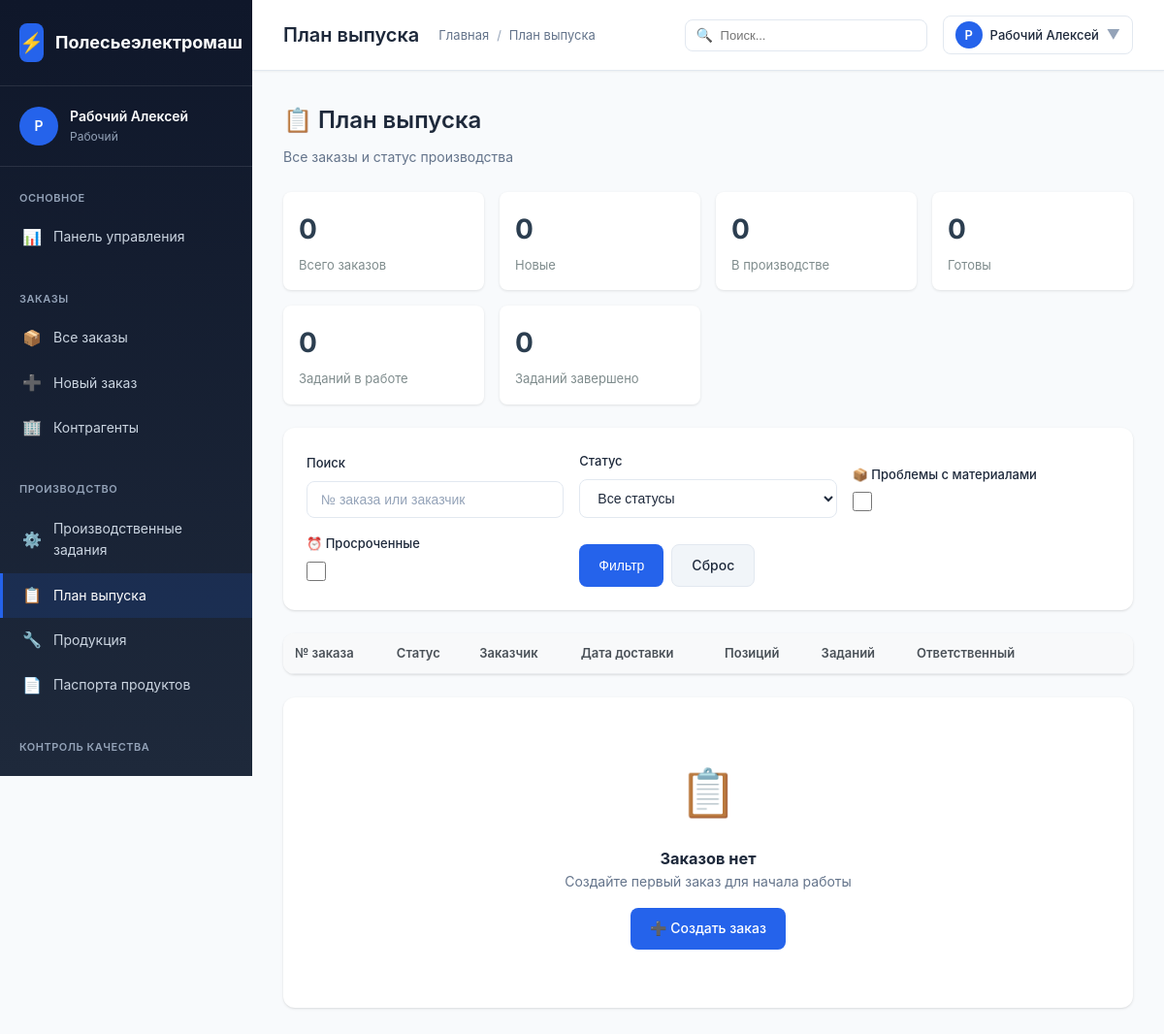
Screenshot of /polesie/modules/production/plan.php (signed in) with the database file from the repository.
### tables this page shows
CREATE TABLE `users` (
  `id` INT AUTO_INCREMENT PRIMARY KEY,
  `username` VARCHAR(50) NOT NULL UNIQUE,
  `password_hash` VARCHAR(255) NOT NULL,
  `full_name` VARCHAR(100) NOT NULL,
  `email` VARCHAR(100),
  `role_id` INT,
  `is_active` BOOLEAN DEFAULT TRUE,
  `created_at` TIMESTAMP DEFAULT CURRENT_TIMESTAMP,
  CONSTRAINT `fk_users_role` FOREIGN KEY (`role_id`) REFERENCES `user_roles`(`id`) ON DELETE SET NULL
);

CREATE TABLE `user_roles` (
  `id` INT AUTO_INCREMENT PRIMARY KEY,
  `name` VARCHAR(100) NOT NULL,
  `code` VARCHAR(50) NOT NULL UNIQUE,
  `description` TEXT,
  `permissions` JSON
);

### polesie/config/config.php (called while the page is built, shortened)
<?php
function getDbConnection() {
    static $pdo = null;
    if ($pdo === null) {
        try {
            $dsn = "mysql:host=" . DB_HOST . ";dbname=" . DB_NAME . ";charset=" . DB_CHARSET;
            $options = [
                PDO::ATTR_ERRMODE => PDO::ERRMODE_EXCEPTION,
                PDO::ATTR_DEFAULT_FETCH_MODE => PDO::FETCH_ASSOC,
                PDO::ATTR_EMULATE_PREPARES => false,
            ];
            $pdo = new PDO($dsn, DB_USER, DB_PASS, $options);
        } catch (PDOException $e) {
            die("Ошибка подключения к базе данных: " . $e->getMessage());
        }
    }
    return $pdo;
}
function e($string) {
    return htmlspecialchars($string ?? '', ENT_QUOTES, 'UTF-8');
}
function getCurrentUser() {
    static $user = null;
    if ($user === null) {
        $pdo = getDbConnection();
        $stmt = $pdo->prepare("
            SELECT u.*, r.code as role_code, r.name as role_name
            FROM users u
            JOIN user_roles r ON u.role_id = r.id
            WHERE u.id = ? AND u.is_active = TRUE
        ");
        $stmt->execute([$_SESSION['user_id']]);
        $user = $stmt->fetch();
    }
    return $user;
}
function asset($path) {
    $path = ltrim($path, '/');
    return APP_URL . '/' . $path;
}
function pageUrl($path) {
    $path = ltrim($path, '/');
    return APP_URL . '/' . $path;
}

### polesie/modules/production/plan.php (the view, shortened to what this page needs)
<?php
require_once __DIR__ . '/../../config/config.php';
$user = getCurrentUser();
$pdo = getDbConnection();
$pageTitle = 'План выпуска';
$search = $_GET['search'] ?? '';
$materialIssueFilter = isset($_GET['material_issues']) ? true : false;
$overdueFilter = isset($_GET['overdue']) ? true : false;
$whereConditions = [];
$params = [];
$whereClause = !empty($whereConditions) ? "WHERE " . implode(" AND ", $whereConditions) : "";
$ordersQuery = "
    SELECT o.*, c.name as contractor_name, u.full_name as responsible_name,
        CASE o.status
            WHEN 'new' THEN 'Новый'
            WHEN 'processing' THEN 'В работе'
            WHEN 'ready' THEN 'Готов'
            WHEN 'shipped' THEN 'Отгружен'
            WHEN 'cancelled' THEN 'Отменен'
            ELSE o.status
        END as status_name,
        CASE o.status
            WHEN 'new' THEN '#3498db'
            WHEN 'processing' THEN '#f39c12'
            WHEN 'ready' THEN '#27ae60'
            WHEN 'shipped' THEN '#9b59b6'
            WHEN 'cancelled' THEN '#e74c3c'
            ELSE '#95a5a6'
        END as status_color,
        DATEDIFF(o.delivery_date, CURDATE()) as days_until_delivery,
        (SELECT COUNT(*) FROM order_items WHERE order_id = o.id) as items_count,
        (SELECT COUNT(*) FROM production_tasks WHERE order_id = o.id) as tasks_count,
        (SELECT GROUP_CONCAT(DISTINCT pt.status SEPARATOR ',') FROM production_tasks pt WHERE pt.order_id = o.id) as tasks_statuses
    FROM orders o
    LEFT JOIN contractors c ON o.customer_id = c.id
    LEFT JOIN users u ON o.responsible_user_id = u.id
    $whereClause
    ORDER BY
        CASE WHEN o.delivery_date < CURDATE() THEN 0 ELSE 1 END,
        o.delivery_date ASC,
        o.created_at DESC
";
$stmt = $pdo->prepare($ordersQuery);
$stmt->execute($params);
$allOrders = $stmt->fetchAll();
$orders = [];
if (!$materialIssueFilter && !$overdueFilter) {
    $orders = $allOrders;
}
$stats = [
    'total_orders' => count($orders),
    'new_orders' => 0,
    'in_production' => 0,
    'ready' => 0,
    'total_tasks' => 0,
    'tasks_in_progress' => 0,
    'tasks_completed' => 0
];
?>
<!DOCTYPE html>
<html lang="ru">
<head>
    <link rel="stylesheet" href="<?= asset('assets/css/style.css') ?>">
</head>
<body>
    <div class="app-container">
        <?php require_once BASE_PATH . '/includes/sidebar.php'; ?>
        <div class="main-content">
            <?php require_once BASE_PATH . '/includes/topbar.php'; ?>
            <div class="content-area">
                <div class="plan-header">
                    <h2 style="font-size: 24px; font-weight: 600; margin-bottom: 8px;">📋 План выпуска</h2>
                    <p style="color: var(--text-secondary);">Все заказы и статус производства</p>
                </div>
                <div class="plan-stats">
                    <div class="stat-box">
                        <div class="stat-box-value"><?= $stats['total_orders'] ?></div>
                        <div class="stat-box-label">Всего заказов</div>
                    </div>
                    <div class="stat-box">
                        <div class="stat-box-value"><?= $stats['new_orders'] ?></div>
                        <div class="stat-box-label">Новые</div>
                    </div>
                    <div class="stat-box">
                        <div class="stat-box-value"><?= $stats['in_production'] ?></div>
                        <div class="stat-box-label">В производстве</div>
                    </div>
                    <div class="stat-box">
                        <div class="stat-box-value"><?= $stats['ready'] ?></div>
                        <div class="stat-box-label">Готовы</div>
                    </div>
                    <div class="stat-box">
                        <div class="stat-box-value"><?= $stats['tasks_in_progress'] ?></div>
                        <div class="stat-box-label">Заданий в работе</div>
                    </div>
                    <div class="stat-box">
                        <div class="stat-box-value"><?= $stats['tasks_completed'] ?></div>
                        <div class="stat-box-label">Заданий завершено</div>
                    </div>
                </div>
                <div class="card" style="margin-bottom: 24px;">
                    <div class="card-body">
                        <form method="GET" action="" style="display: grid; grid-template-columns: repeat(auto-fit, minmax(200px, 1fr)); gap: 16px; align-items: end;">
                            <div class="form-group" style="margin-bottom: 0;">
                                <label class="form-label">Поиск</label>
                                <input type="text" name="search" class="form-control" placeholder="№ заказа или заказчик" value="<?= e($search) ?>">
                            </div>
                            <div class="form-group" style="margin-bottom: 0;">
                                <label class="form-label">Статус</label>
                                <select name="status" class="form-control">
                                    <option value="">Все статусы</option>
                                </select>
                            </div>
                            <div class="form-group" style="margin-bottom: 0;">
                                <label class="form-label" title="Заказы с нехваткой материалов">📦 Проблемы с материалами</label>
                                <input type="checkbox" name="material_issues" value="1" <?= $materialIssueFilter ? 'checked' : '' ?> style="width: 20px; height: 20px;">
                            </div>
                            <div class="form-group" style="margin-bottom: 0;">
                                <label class="form-label" title="Просроченные заказы">⏰ Просроченные</label>
                                <input type="checkbox" name="overdue" value="1" <?= $overdueFilter ? 'checked' : '' ?> style="width: 20px; height: 20px;">
                            </div>
                            <div style="display: flex; gap: 8px;">
                                <button type="submit" class="btn btn-primary">Фильтр</button>
                                <a href="" class="btn btn-secondary">Сброс</a>
                            </div>
                        </form>
                    </div>
                </div>
                <div class="card" style="margin-bottom: 24px;">
                    <div class="card-body" style="padding: 0;">
                        <table class="items-table" style="margin: 0;">
                            <thead>
                                <tr>
                                    <th>№ заказа</th>
                                    <th>Статус</th>
                                    <th>Заказчик</th>
                                    <th>Дата доставки</th>
                                    <th>Позиций</th>
                                    <th>Заданий</th>
                                    <th>Ответственный</th>
                                    <th style="width: 80px;"></th>
                                </tr>
                            </thead>
                        </table>
                    </div>
                </div>
                <?php if (empty($orders)): ?>
                <div class="card">
                    <div class="card-body" style="text-align: center; padding: 60px 20px;">
                        <div style="font-size: 48px; margin-bottom: 16px;">📋</div>
                        <h3>Заказов нет</h3>
                        <p style="color: var(--text-secondary);">Создайте первый заказ для начала работы</p>
                        <a href="<?= pageUrl('modules/orders/create.php') ?>" class="btn btn-primary" style="margin-top: 16px;">
                            ➕ Создать заказ
                        </a>
                    </div>
                </div>
                <?php endif; ?>
            </div>
        </div>
    </div>
</body>
</html>

### polesie/includes/sidebar.php (shortened to what this page needs)
<div class="sidebar">
    <div class="sidebar-header">
        <div class="sidebar-logo">
            <div class="sidebar-logo-icon">⚡</div>
            <span>Полесьеэлектромаш</span>
        </div>
    </div>
    <div class="sidebar-user">
        <div class="sidebar-user-info">
            <div class="sidebar-user-avatar">
                <?= mb_substr($user['full_name'], 0, 1) ?>
            </div>
            <div class="sidebar-user-details">
                <div class="sidebar-user-name"><?= e($user['full_name']) ?></div>
                <div class="sidebar-user-role"><?= e($user['role_name']) ?></div>
            </div>
        </div>
    </div>
    <nav class="sidebar-nav">
        <div class="sidebar-nav-section">
            <div class="sidebar-nav-title">Основное</div>
            <?php
            $currentPath = $_SERVER['PHP_SELF'];
            if (preg_match('#/polesie/(.*)$#i', $currentPath, $matches)) {
                $relativePath = $matches[1];
            } else {
                $relativePath = ltrim($currentPath, '/');
            }
            ?>
            <a href="<?= pageUrl('index.php') ?>" class="sidebar-nav-item <?= $relativePath === 'index.php' ? 'active' : '' ?>">
                <span class="sidebar-nav-icon">📊</span>
                <span>Панель управления</span>
            </a>
        </div>
        <div class="sidebar-nav-section">
            <div class="sidebar-nav-title">Заказы</div>
            <a href="<?= pageUrl('modules/orders/list.php') ?>" class="sidebar-nav-item <?= $relativePath === 'modules/orders/list.php' ? 'active' : '' ?>">
                <span class="sidebar-nav-icon">📦</span>
                <span>Все заказы</span>
            </a>
            <a href="<?= pageUrl('modules/orders/create.php') ?>" class="sidebar-nav-item <?= $relativePath === 'modules/orders/create.php' ? 'active' : '' ?>">
                <span class="sidebar-nav-icon">➕</span>
                <span>Новый заказ</span>
            </a>
            <a href="<?= pageUrl('modules/contractors/list.php') ?>" class="sidebar-nav-item <?= $relativePath === 'modules/contractors/list.php' ? 'active' : '' ?>">
                <span class="sidebar-nav-icon">🏢</span>
                <span>Контрагенты</span>
            </a>
        </div>
        <div class="sidebar-nav-section">
            <div class="sidebar-nav-title">Производство</div>
            <a href="<?= pageUrl('modules/production/list.php') ?>" class="sidebar-nav-item <?= $relativePath === 'modules/production/list.php' ? 'active' : '' ?>">
                <span class="sidebar-nav-icon">⚙️</span>
                <span>Производственные задания</span>
            </a>
            <a href="<?= pageUrl('modules/production/plan.php') ?>" class="sidebar-nav-item <?= $relativePath === 'modules/production/plan.php' ? 'active' : '' ?>">
                <span class="sidebar-nav-icon">📋</span>
                <span>План выпуска</span>
            </a>
            <a href="<?= pageUrl('modules/products/list.php') ?>" class="sidebar-nav-item <?= $relativePath === 'modules/products/list.php' ? 'active' : '' ?>">
                <span class="sidebar-nav-icon">🔧</span>
                <span>Продукция</span>
            </a>
            <a href="<?= pageUrl('modules/products/passports.php') ?>" class="sidebar-nav-item <?= $relativePath === 'modules/products/passports.php' ? 'active' : '' ?>">
                <span class="sidebar-nav-icon">📄</span>
                <span>Паспорта продуктов</span>
            </a>
        </div>
        <div class="sidebar-nav-section">
            <div class="sidebar-nav-title">Контроль качества</div>
            <a href="<?= pageUrl('modules/quality/list.php') ?>" class="sidebar-nav-item <?= $relativePath === 'modules/quality/list.php' ? 'active' : '' ?>">
            </a>
        </div>
    </nav>
</div>

### polesie/includes/topbar.php (shortened to what this page needs)
<div class="topbar">
    <div class="topbar-left">
        <h1 class="topbar-title"><?= e($pageTitle) ?></h1>
        <div class="topbar-breadcrumb">
            <a href="<?= pageUrl('index.php') ?>">Главная</a>
            <span class="topbar-breadcrumb-separator">/</span>
            <span><?= e($pageTitle) ?></span>
        </div>
    </div>
    <div class="topbar-right">
        <div style="position: relative;">
            <input
                type="text"
                placeholder="Поиск..."
                style="padding: 8px 14px 8px 36px; border: 1px solid var(--border-color); border-radius: var(--border-radius); width: 250px; font-size: 13px;"
            >
            <span style="position: absolute; left: 12px; top: 50%; transform: translateY(-50%); color: var(--text-muted);">🔍</span>
        </div>
        <div style="position: relative;">
            <div class="topbar-action" onclick="toggleProfileMenu()" style="width: auto; padding: 8px 12px; gap: 8px;">
                <div style="width: 28px; height: 28px; background: var(--primary-color); border-radius: 50%; display: flex; align-items: center; justify-content: center; color: white; font-size: 13px; font-weight: 600;">
                    <?= mb_substr($user['full_name'], 0, 1) ?>
                </div>
                <span style="font-size: 13px; font-weight: 500;"><?= e($user['full_name']) ?></span>
                <span style="color: var(--text-muted);">▼</span>
            </div>
        </div>
    </div>
</div>

### polesie/modules/production/plan.php (style rules this page uses)
.plan-header { margin-bottom: 24px; }
.plan-stats { display: grid; grid-template-columns: repeat(auto-fit, minmax(180px, 1fr)); gap: 16px; margin-bottom: 24px; }
.stat-box { background: #fff; border-radius: 8px; padding: 16px; box-shadow: 0 1px 3px rgba(0,0,0,0.1); }
.stat-box-value { font-size: 28px; font-weight: 700; color: #2c3e50; }
.stat-box-label { font-size: 13px; color: #7f8c8d; margin-top: 4px; }
.items-table { width: 100%; border-collapse: collapse; margin-bottom: 20px; }
.items-table th, .items-table td { padding: 10px 12px; text-align: left; border-bottom: 1px solid #e9ecef; }
.items-table th { background: #f8f9fa; font-weight: 600; font-size: 13px; color: #495057; }

### rows the page displays
users: full_name "Р", full_name "Рабочий Алексей", role.name "Рабочий"

### other values shown
$pageTitle "План выпуска"
$stats['total_orders'] "0"
$stats['new_orders'] "0"
$stats['in_production'] "0"
$stats['ready'] "0"
$stats['tasks_in_progress'] "0"
$stats['tasks_completed'] "0"
